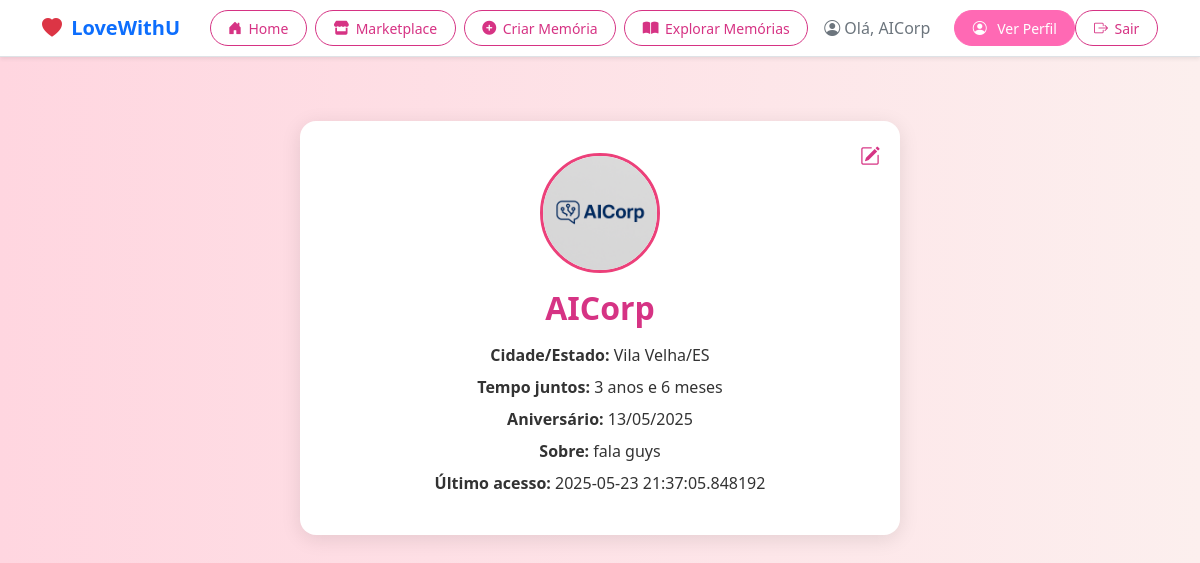
Before: /perfil/oi (signed in) with the older database file.
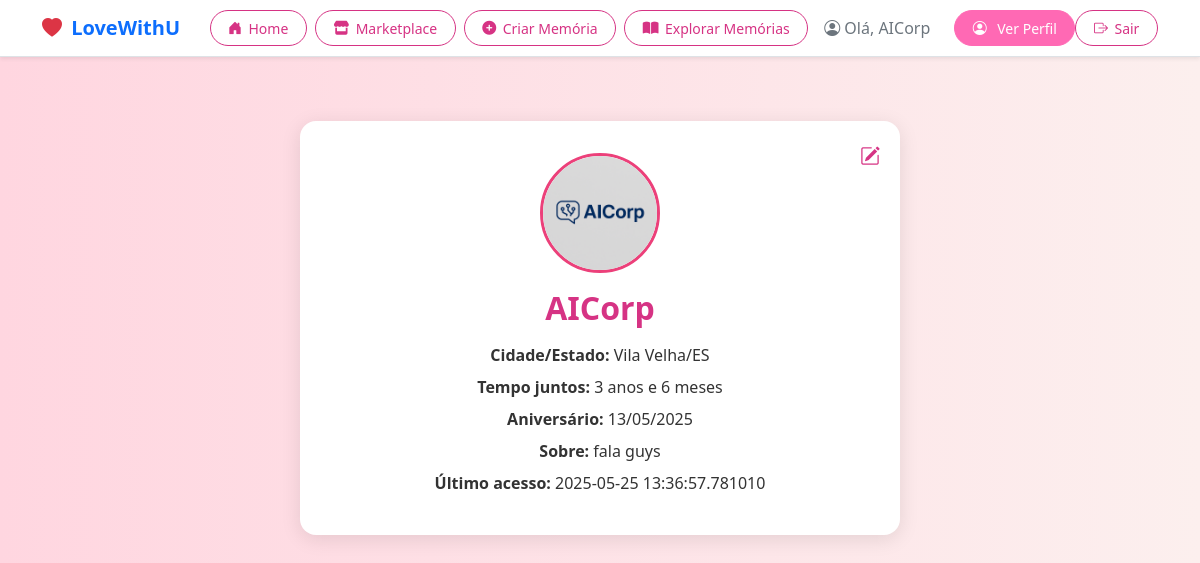
After: the same page with the newer database file.
### app/models.py (models this page shows, shortened)
class User(UserMixin, db.Model):
    id: so.Mapped[int] = so.mapped_column(primary_key=True)
    name: so.Mapped[str] = so.mapped_column(sa.String(64))
    username: so.Mapped[str] = so.mapped_column(sa.String(64), unique=True, index=True)
    email: so.Mapped[str] = so.mapped_column(sa.String(120), unique=True, index=True)
    password_hash: so.Mapped[Optional[str]] = so.mapped_column(sa.String(256))
    profile_img: so.Mapped[Optional[str]] = so.mapped_column(sa.String(128))
    cidade_estado: so.Mapped[Optional[str]] = so.mapped_column(sa.String(100))
    tempo_juntos: so.Mapped[Optional[str]] = so.mapped_column(sa.String(100))
    aniversario: so.Mapped[Optional[datetime]] = so.mapped_column(sa.Date())
    about_me: so.Mapped[Optional[str]] = so.mapped_column(sa.String(140))
    last_seen: so.Mapped[Optional[datetime]] = so.mapped_column(default=lambda: datetime.now(timezone.utc))
    posts: so.Mapped[list['Post']] = so.relationship(back_populates='author', cascade='all, delete-orphan')

### app/routes.py (the view)
@app.route('/perfil/<username>')
@login_required
def user(username):
    user = db.first_or_404(db.select(User).where(User.username == username))
    posts = [
        {'author': user, 'body': 'Exemplo de post 1'},
        {'author': user, 'body': 'Exemplo de post 2'},
    ]
    return render_template('perfil.html', user=user, posts=posts)

### app/models.py (called while the page is built)
@login.user_loader
def load_user(user_id):
    return db.session.get(User, int(user_id))

### app/routes.py (called while the page is built)
@app.before_request
def before_request():
    if current_user.is_authenticated:
        current_user.last_seen = datetime.now(timezone.utc)
        db.session.commit()

### app/templates/perfil.html (shortened to what this page needs)
{% extends 'base.html' %}
{% block content %}
<div class="perfil-card">
    {% if user == current_user %}
    <a href="{{ url_for('editar_perfil') }}" class="edit-icon" title="Editar perfil">
        <i class="bi bi-pencil-square"></i>
    </a>
    {% endif %}
    <img src="{{ url_for('static', filename='uploads/' + user.profile_img) if user.profile_img else url_for('static', filename='img/perfil_padrao.png') }}" alt="Imagem de Perfil" class="perfil-img">
    <h2>{{ user.name }}</h2>
    <div class="perfil-info">
        {% if user.cidade_estado %}<p><strong>Cidade/Estado:</strong> {{ user.cidade_estado }}</p>{% endif %}
        {% if user.tempo_juntos %}<p><strong>Tempo juntos:</strong> {{ user.tempo_juntos }}</p>{% endif %}
        {% if user.aniversario %}<p><strong>Aniversário:</strong> {{ user.aniversario.strftime('%d/%m/%Y') }}</p>{% endif %}
        {% if user.about_me %}<p><strong>Sobre:</strong> {{ user.about_me }}</p>{% endif %}
        {% if user.last_seen %}<p><strong>Último acesso:</strong> {{ user.last_seen }}</p>{% endif %}
    </div>
</div>
{% endblock %}

### app/templates/base.html (shortened to what this page needs)
<!doctype html>
<html lang="pt-br">
<head>
  <link href="https://cdn.jsdelivr.net/npm/bootstrap@5.3.3/dist/css/bootstrap.min.css" rel="stylesheet">
  <link href="https://cdn.jsdelivr.net/npm/bootstrap-icons@1.10.5/font/bootstrap-icons.css" rel="stylesheet">
  <link rel="stylesheet" href="https://cdnjs.cloudflare.com/ajax/libs/font-awesome/6.0.0-beta3/css/all.min.css">
</head>
<body style="background-color: #fef6f9;">
  <nav class="navbar navbar-expand-lg navbar-light bg-white border-bottom shadow-sm">
    <div class="container">
      <a class="navbar-brand fw-bold text-primary" href="{{ url_for('index') }}">
        <i class="bi bi-heart-fill text-danger me-1"></i> LoveWithU
      </a>
      <div class="collapse navbar-collapse" id="navMenu">
        <ul class="navbar-nav ms-auto align-items-center">
          <li class="nav-item me-2">
            <a class="nav-btn nav-btn-outline {% if request.endpoint == 'home' %}active{% endif %}"
              href="{{ url_for('home') }}">
              <i class="bi bi-house-door-fill"></i> Home
            </a>
          </li>
          <li class="nav-item me-2">
            <a class="nav-btn nav-btn-outline {% if request.endpoint == 'marketplace' %}active{% endif %}"
              href="{{ url_for('marketplace') }}">
              <i class="fas fa-store"></i> Marketplace
            </a>
          </li>
          {% if current_user.is_authenticated %}
            <li class="nav-item me-2">
              <a class="nav-btn nav-btn-outline {% if request.endpoint == 'criar_memoria' %}active{% endif %}"
                href="{{ url_for('criar_memoria') }}">
                <i class="fas fa-plus-circle"></i> Criar Memória
              </a>
            </li>
            <li class="nav-item me-2">
              <a class="nav-btn nav-btn-outline {% if request.endpoint == 'explorar_memorias' %}active{% endif %}"
                href="{{ url_for('explorar_memorias') }}">
                <i class="fas fa-book-open"></i> Explorar Memórias
              </a>
            </li>
            <li class="nav-item me-3">
              <a class="nav-link text-secondary d-flex align-items-center" href="{{ url_for('index') }}">
                <i class="bi bi-person-circle me-1"></i> Olá, {{ current_user.name }}
              </a>
            </li>
            <li class="nav-item">
              <a class="nav-btn nav-btn-outline {% if request.endpoint == 'user' %}active{% endif %}"
                href="{{ url_for('user', username=current_user.username) }}">
                <i class="bi bi-person-circle me-1"></i> Ver Perfil
              </a>
            </li>
            <li class="nav-item">
              <a class="nav-btn nav-btn-outline {% if request.endpoint == 'logout' %}active{% endif %}"
                href="{{ url_for('logout') }}">
                <i class="bi bi-box-arrow-right"></i> Sair
              </a>
            </li>
          {% endif %}
        </ul>
      </div>
    </div>
  </nav>
  <div class="container">
    {% block content %}{% endblock %}
  </div>
</body>
</html>

Changed rows visible on the page:
changed User "AICorp": last_seen "2025-05-23 21:37:05.848192" → "2025-05-25 13:36:57.781010"
